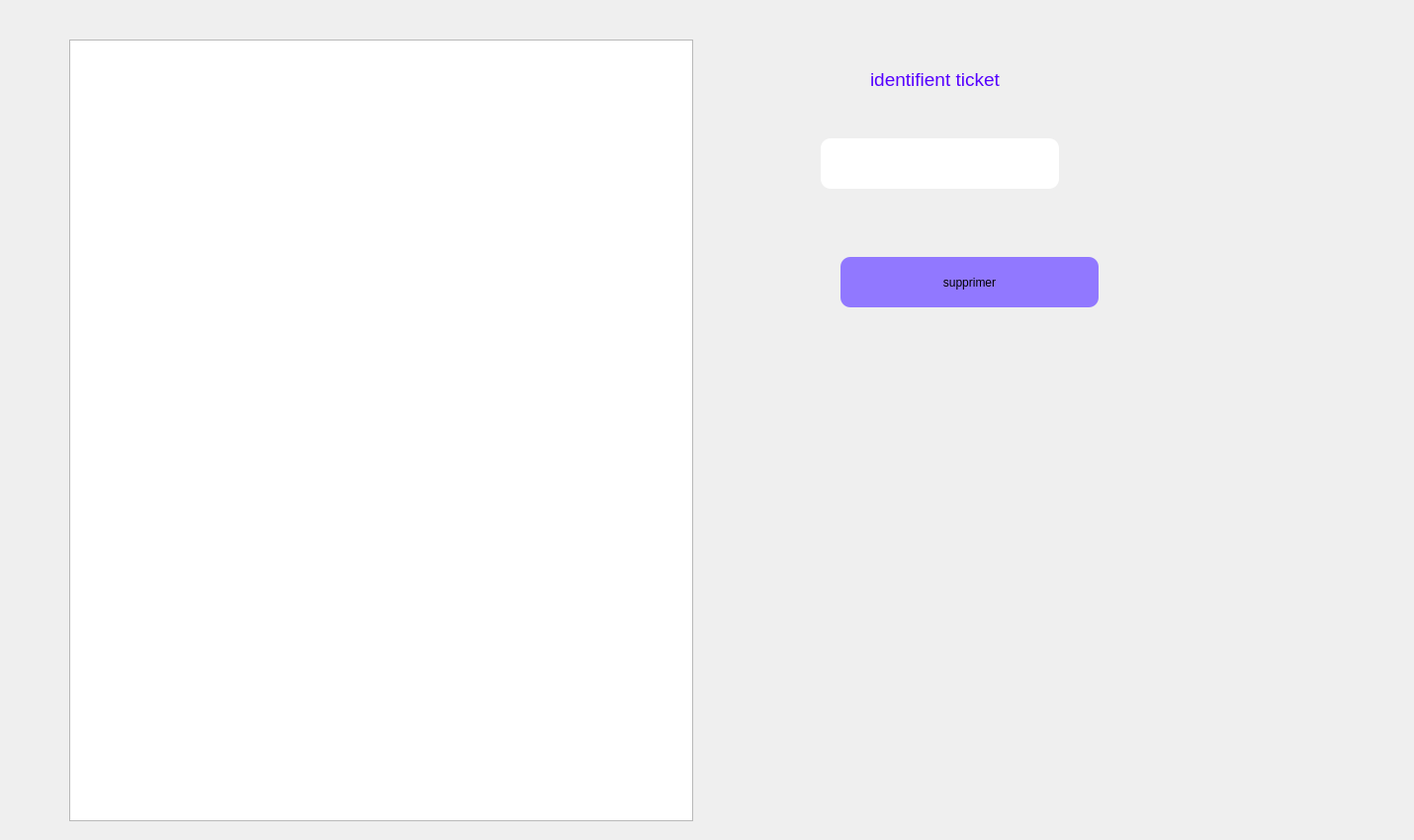
      <widget class="QWidget" name="tab_11">
       <attribute name="title">
        <string>supprimer</string>
       </attribute>
       <widget class="QLabel" name="label_18">
        <property name="geometry">
         <rect>
          <x>10</x>
          <y>0</y>
          <width>461</width>
          <height>321</height>
         </rect>
        </property>
        <property name="text">
         <string/>
        </property>
        <property name="pixmap">
         <pixmap>../../OneDrive/Documents/images/bg.jpg</pixmap>
        </property>
       </widget>
       <widget class="QLabel" name="label_25">
        <property name="geometry">
         <rect>
          <x>880</x>
          <y>50</y>
          <width>331</width>
          <height>61</height>
         </rect>
        </property>
        <property name="palette">
         <palette>
          <active>
           <colorrole role="WindowText">
            <brush brushstyle="SolidPattern">
             <color alpha="255">
              <red>85</red>
              <green>0</green>
              <blue>255</blue>
             </color>
            </brush>
           </colorrole>
          </active>
          <inactive>
           <colorrole role="WindowText">
            <brush brushstyle="SolidPattern">
             <color alpha="255">
              <red>85</red>
              <green>0</green>
              <blue>255</blue>
             </color>
            </brush>
           </colorrole>
          </inactive>
          <disabled>
           <colorrole role="WindowText">
            <brush brushstyle="SolidPattern">
             <color alpha="255">
              <red>120</red>
              <green>120</green>
              <blue>120</blue>
             </color>
            </brush>
           </colorrole>
          </disabled>
         </palette>
        </property>
        <property name="font">
         <font>
          <pointsize>10</pointsize>
         </font>
        </property>
        <property name="contextMenuPolicy">
         <enum>Qt::DefaultContextMenu</enum>
        </property>
        <property name="text">
         <string>&lt;html&gt;&lt;head/&gt;&lt;body&gt;&lt;p&gt;&lt;span style=&quot; font-size:14pt;&quot;&gt;identifient ticket&lt;/span&gt;&lt;/p&gt;&lt;/body&gt;&lt;/html&gt;</string>
        </property>
       </widget>
       <widget class="QLineEdit" name="lineEdit_idt">
        <property name="enabled">
         <bool>false</bool>
        </property>
        <property name="geometry">
         <rect>
          <x>830</x>
          <y>140</y>
          <width>241</width>
          <height>51</height>
         </rect>
        </property>
        <property name="styleSheet">
         <string notr="true">border-radius: 10px;</string>
        </property>
       </widget>
       <widget class="QPushButton" name="pushButton_2">
        <property name="geometry">
         <rect>
          <x>850</x>
          <y>260</y>
          <width>261</width>
          <height>51</height>
         </rect>
        </property>
        <property name="cursor">
         <cursorShape>PointingHandCursor</cursorShape>
        </property>
        <property name="styleSheet">
         <string notr="true">background-color: rgb(0, 0, 255);
background-color: rgb(145, 120, 255);
border-radius: 10px;</string>
        </property>
        <property name="text">
         <string>supprimer</string>
        </property>
       </widget>
       <widget class="QLabel" name="label_42">
        <property name="geometry">
         <rect>
          <x>0</x>
          <y>0</y>
          <width>1421</width>
          <height>841</height>
         </rect>
        </property>
        <property name="text">
         <string/>
        </property>
        <property name="pixmap">
         <pixmap>../images/bg.v1.jpg</pixmap>
        </property>
       </widget>
       <widget class="QTableView" name="tabticsup">
        <property name="geometry">
         <rect>
          <x>70</x>
          <y>40</y>
          <width>631</width>
          <height>791</height>
         </rect>
        </property>
       </widget>
       <zorder>label_42</zorder>
       <zorder>label_18</zorder>
       <zorder>label_25</zorder>
       <zorder>lineEdit_idt</zorder>
       <zorder>pushButton_2</zorder>
       <zorder>tabticsup</zorder>
      </widget>
